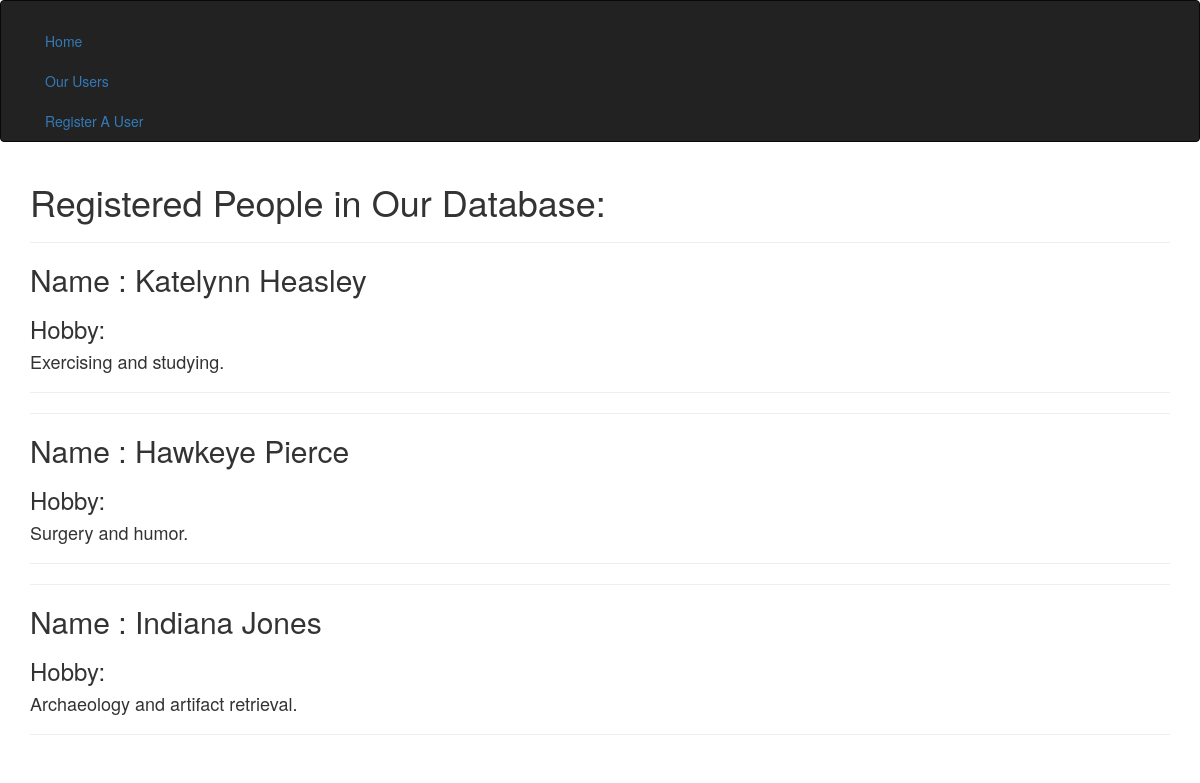
/users, run on an earlier commit of the app's database.
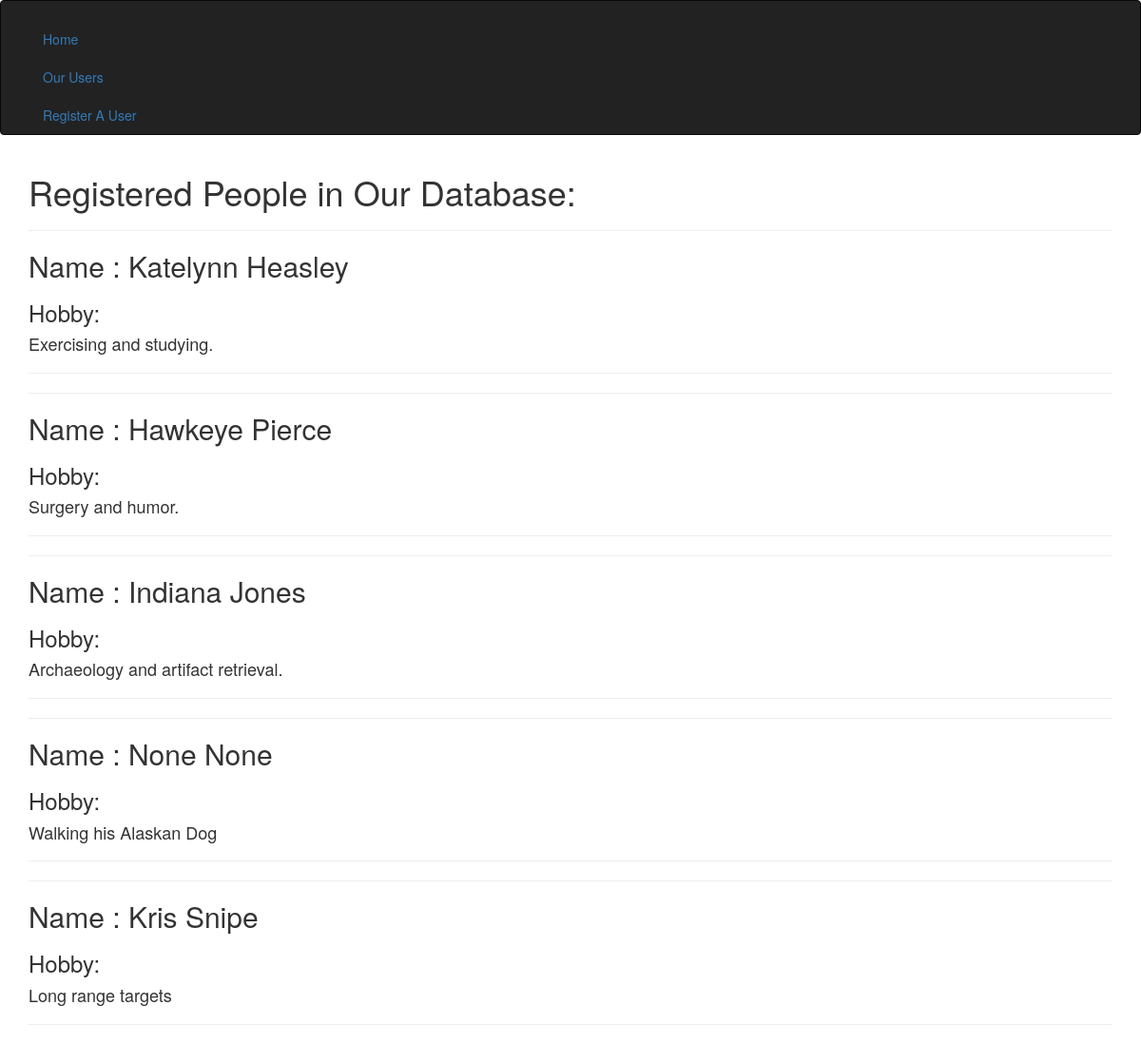
And on a later commit of the database.
### tables this page shows
CREATE TABLE user(id INTEGER PRIMARY KEY AUTOINCREMENT, first_name VARCHAR(120), last_name VARCHAR(120), hobby TEXT, active BOOLEAN DEFAULT TRUE);

### app/routes.py (the view)
@app.route("/users")
def get_all_users():
    out = scan()
    out["ok"] = True
    out["message"] = "Success"
    return render_template("users.html", users=out["body"])

### app/database/__init__.py (called while the page is built)
def get_db():
    db = getattr(g, "_database", None)
    if not db:
        db = g._database = sqlite3.connect(DATABASE)
    return db

def output_formatter(results: tuple):
    out = {"body": []}
    for result in results:
        res_dict = {}
        res_dict["id"] = result[0]
        res_dict["first_name"] = result[1]
        res_dict["last_name"] = result[2]
        res_dict["hobby"] = result[3]
        res_dict["active"] = result[4]
        out["body"].append(res_dict)
    return out

def scan():
    cursor = get_db().execute("SELECT * FROM user", ())
    results = cursor.fetchall()
    cursor.close()
    return output_formatter(results) #formatted results

### app/templates/users.html (shortened to what this page needs)
{% extends "base.html" %}
{% block content %}
<div class="container">
        <h1>Registered People in Our Database: </h1>
        {% for user in users %}
        <hr>
                <h2 id="test">Name : {{ user["first_name"] }} {{ user["last_name"]}}</h2>
                <h3>Hobby: </h3> <h4>{{ user["hobby"] }}</h4>
        <hr>
        {% endfor %}
    </div>
{% endblock %}

### app/templates/base.html (shortened to what this page needs)
{% extends "bootstrap/base.html" %}
{% block navbar%}
    <div class="navbar navbar-inverse" role="navigation">
        <div class="container">
            <div class="navbar-header">
                <a class="navbar-collpase collapse">
                    <ul class="nav justify-content-center">
                        <li class="nav-item">
                          <a class="nav-link active" href="/">Home</a>
                        </li>
                        <li class="nav-item">
                          <a class="nav-link" href="/users">Our Users</a>
                        </li>
                        <li class="nav-item">
                          <a class="nav-link" href="/user_form">Register A User</a>
                        </li>
                    </ul>
                </a>
            </div>
        </div>
    </div>
  </body>
{% endblock %}

What changed in the data, as far as the page shows it:
added user: first_name "None", last_name "None", hobby "Walking his Alaskan Dog"
added user: first_name "Kris", last_name "Snipe", hobby "Long range targets"
